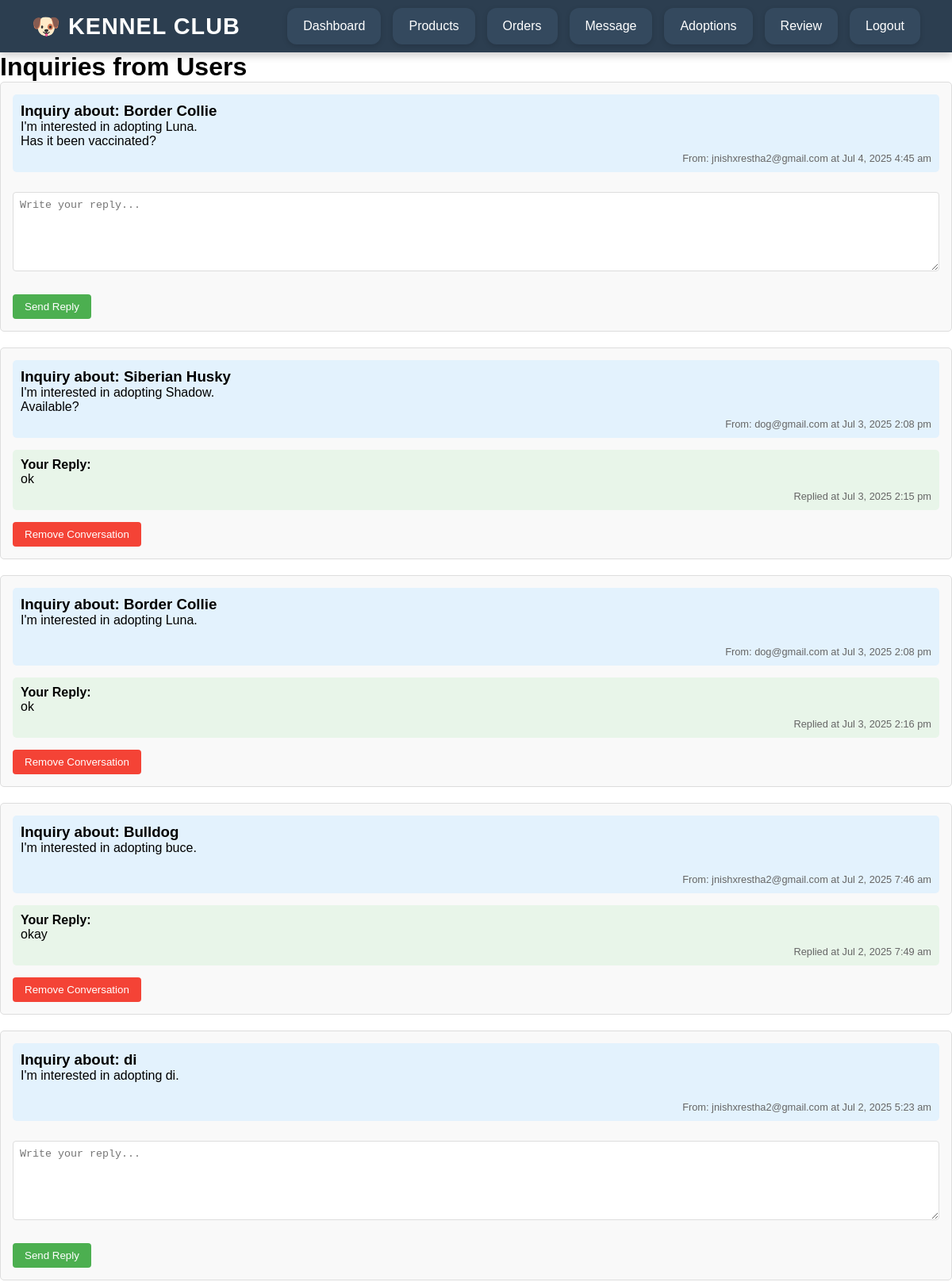
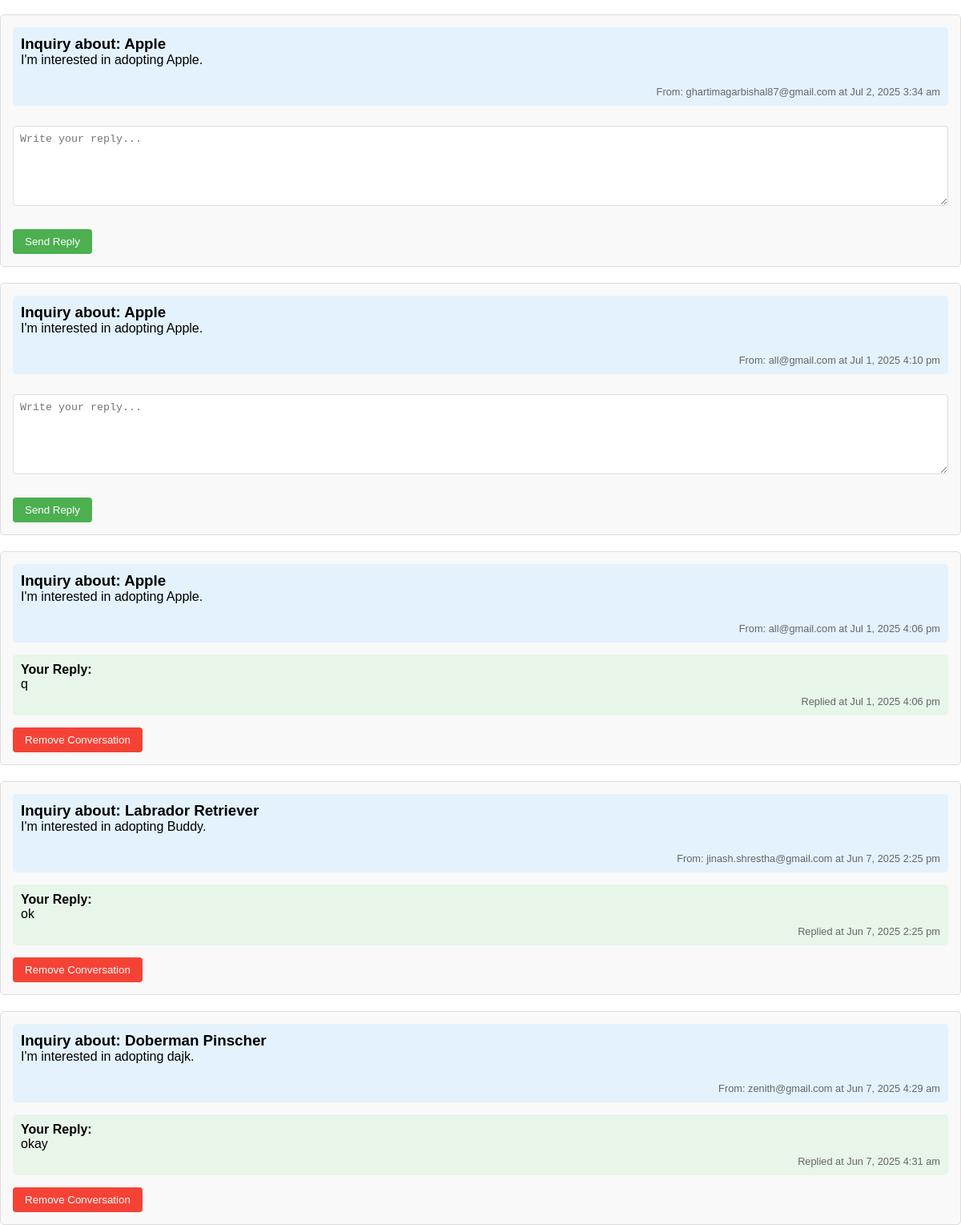
/admin_inquiries.php (signed in), run on the app's committed database (2 pictures, top to bottom).
### tables this page shows
CREATE TABLE `inquiries` (
  `id` int(11) NOT NULL,
  `user_id` int(11) DEFAULT NULL,
  `breed` varchar(255) DEFAULT NULL,
  `message` text DEFAULT NULL,
  `reply` text DEFAULT NULL,
  `date` timestamp NOT NULL DEFAULT current_timestamp(),
  `status` enum('pending','replied') DEFAULT 'pending',
  `created_at` datetime DEFAULT current_timestamp()
);

CREATE TABLE `users` (
  `id` int(11) NOT NULL,
  `username` varchar(50) NOT NULL,
  `email` varchar(100) NOT NULL,
  `password` varchar(255) NOT NULL,
  `role` enum('user','admin') DEFAULT 'user',
  `reset_token` varchar(255) DEFAULT NULL,
  `reset_expires` datetime DEFAULT NULL
);

CREATE TABLE `inquiry_replies` (
  `id` int(11) NOT NULL,
  `inquiry_id` int(11) NOT NULL,
  `sender` enum('admin','user') NOT NULL,
  `message` text NOT NULL,
  `created_at` timestamp NOT NULL DEFAULT current_timestamp()
);

### admin_inquiries.php (the view, shortened to what this page needs)
<?php
include 'db.php';
$inquiry_ids_to_exclude = array_keys($_SESSION['deleted_inquiries']);
$sql = "
    SELECT
        i.*,
        u.email AS user_email,
        r.message AS reply_message,
        r.created_at AS reply_date
    FROM inquiries i
    JOIN users u ON i.user_id = u.id
    LEFT JOIN inquiry_replies r ON i.id = r.inquiry_id
";
$sql .= " ORDER BY i.created_at DESC";
$stmt = $conn->prepare($sql);
if (!empty($inquiry_ids_to_exclude)) {
    $stmt->execute($inquiry_ids_to_exclude);
} else {
    $stmt->execute();
}
$inquiries = $stmt->fetchAll();
?>
<!DOCTYPE html>
<html lang="en">
<head>
</head>
<body>
    <header>
        <?php include('admin_header.php'); ?>
    </header>
    <h1>Inquiries from Users</h1>
    <main>
        <?php if (empty($inquiries)): ?>
            <p>No inquiries found.</p>
        <?php else: ?>
            <?php foreach ($inquiries as $inquiry): ?>
                <div class="inquiry-card">
                    <div class="user-message">
                        <h3>Inquiry about: <?php echo htmlspecialchars($inquiry['breed']); ?></h3>
                        <p><?php echo nl2br(htmlspecialchars($inquiry['message'])); ?></p>
                        <div class="timestamp">
                            From: <?php echo htmlspecialchars($inquiry['user_email']); ?>
                            at <?php echo date('M j, Y g:i a', strtotime($inquiry['created_at'])); ?>
                        </div>
                    </div>
                    <?php if (!empty($inquiry['reply_message'])): ?>
                        <div class="admin-reply">
                            <h4>Your Reply:</h4>
                            <p><?php echo nl2br(htmlspecialchars($inquiry['reply_message'])); ?></p>
                            <div class="timestamp">
                                Replied at <?php echo date('M j, Y g:i a', strtotime($inquiry['reply_date'])); ?>
                            </div>
                        </div>
                        <form method="POST" action="" class="action-buttons">
                            <button type="submit" name="delete_inquiry" class="delete-btn"
                                onclick="return confirm('Remove this conversation from your view?')">
                                Remove Conversation
                            </button>
                        </form>
                    <?php else: ?>
                        <form method="POST" action="send_reply.php" class="reply-form">
                            <textarea name="reply_message" placeholder="Write your reply..." required></textarea>
                            <div class="action-buttons">
                                <input type="submit" value="Send Reply" class="reply-btn">
                            </div>
                        </form>
                    <?php endif; ?>
                </div>
            <?php endforeach; ?>
        <?php endif; ?>
    </main>
</body>
</html>

### admin_header.php (shortened to what this page needs)
<!DOCTYPE html>
<html lang="en">
<head>
</head>
<body>
<header class="main-header">
    <div class="container">
        <div class="logo">
            <a href="admin_dashboard.php">🐶 Kennel Club</a>
        </div>
        <nav class="main-nav">
                        <a href="admin_dashboard.php">Dashboard</a>
            <a href="admin_products.php">Products</a>
            <a href="admin_orders.php">Orders</a>
            <a href="admin_inquiries.php">Message</a>
            <a href="admin_adoptions.php">Adoptions</a>
            <a href="admin_approve_adoptions.php">Review</a>
            <a href="logout.php">Logout</a>
        </nav>
    </div>
</header>

### admin_inquiries.php (style rules this page uses)
.inquiry-card { border: 1px solid #ddd; padding: 15px; margin-bottom: 20px; border-radius: 5px; background-color: #f9f9f9; }
.user-message { background-color: #e3f2fd; padding: 10px; border-radius: 5px; margin-bottom: 15px; }
.admin-reply { background-color: #e8f5e9; padding: 10px; border-radius: 5px; margin-top: 15px; }
.reply-form textarea { width: 100%; padding: 8px; margin: 10px 0; min-height: 100px; border: 1px solid #ddd; border-radius: 4px; }
.action-buttons { display: flex; gap: 10px; margin-top: 15px; }
button, input[type="submit"] { padding: 8px 15px; border: none; border-radius: 4px; cursor: pointer; }
.reply-btn { background-color: #4CAF50; color: white; }
.delete-btn { background-color: #f44336; color: white; }
.timestamp { font-size: 0.8em; color: #666; text-align: right; margin-top: 5px; }

### admin_header.php (style rules this page uses)
* { margin: 0; padding: 0; box-sizing: border-box; }
html, body { height: 100%; width: 100%; font-family: Arial, sans-serif; }
.main-header { background-color: #2C3E50; color: white; padding: 10px 20px; position: sticky; top: 0; width: 100%; z-index: 1000; box-shadow: 0 4px 10px rgba(0, 0, 0, 0.2); }
.container { display: flex; justify-content: space-between; align-items: center; width: 100%; max-width: 100%; padding: 0 20px; }
.logo a { font-size: 1.8rem; font-weight: bold; text-decoration: none; color: white; text-transform: uppercase; letter-spacing: 1px; transition: color 0.3s ease, transform 0.3s ease; }
.main-nav { display: flex; gap: 15px; flex-wrap: wrap; }
.main-nav a { font-size: 1rem; color: white; text-decoration: none; padding: 12px 18px; border-radius: 12px; background-color: #34495E; border: 2px solid transparent; transition: all 0.3s ease; font-weight: 500; box-shadow: 0 2px 6px rgba(0, 0, 0, 0.15); }

### data on the page
inquiries: breed "Border Collie", message "I'm interested in adopting Luna. Has it been vaccinated?", user.email "jnishxrestha2@gmail.com", created_at "Jul 4, 2025 4:45 am"
inquiries: breed "Siberian Husky", message "I'm interested in adopting Shadow. Available?", user.email "dog@gmail.com", created_at "Jul 3, 2025 2:08 pm", inquiry_replies.message "ok", inquiry_replies.created_at "Jul 3, 2025 2:15 pm"
inquiries: breed "Border Collie", message "I'm interested in adopting Luna.", user.email "dog@gmail.com", created_at "Jul 3, 2025 2:08 pm", inquiry_replies.message "ok", inquiry_replies.created_at "Jul 3, 2025 2:16 pm"
inquiries: breed "Bulldog", message "I'm interested in adopting buce.", user.email "jnishxrestha2@gmail.com", created_at "Jul 2, 2025 7:46 am", inquiry_replies.message "okay", inquiry_replies.created_at "Jul 2, 2025 7:49 am"
inquiries: breed "di", message "I'm interested in adopting di.", user.email "jnishxrestha2@gmail.com", created_at "Jul 2, 2025 5:23 am"
inquiries: breed "Apple", message "I'm interested in adopting Apple.", user.email "ghartimagarbishal87@gmail.com", created_at "Jul 2, 2025 3:34 am"
inquiries: breed "Apple", message "I'm interested in adopting Apple.", user.email "all@gmail.com", created_at "Jul 1, 2025 4:10 pm"
inquiries: breed "Apple", message "I'm interested in adopting Apple.", user.email "all@gmail.com", created_at "Jul 1, 2025 4:06 pm", inquiry_replies.message "q", inquiry_replies.created_at "Jul 1, 2025 4:06 pm"
inquiries: breed "Labrador Retriever", message "I'm interested in adopting Buddy.", user.email "jinash.shrestha@gmail.com", created_at "Jun 7, 2025 2:25 pm", inquiry_replies.message "ok", inquiry_replies.created_at "Jun 7, 2025 2:25 pm"
inquiries: breed "Doberman Pinscher", message "I'm interested in adopting dajk.", user.email "zenith@gmail.com", created_at "Jun 7, 2025 4:29 am", inquiry_replies.message "okay", inquiry_replies.created_at "Jun 7, 2025 4:31 am"
